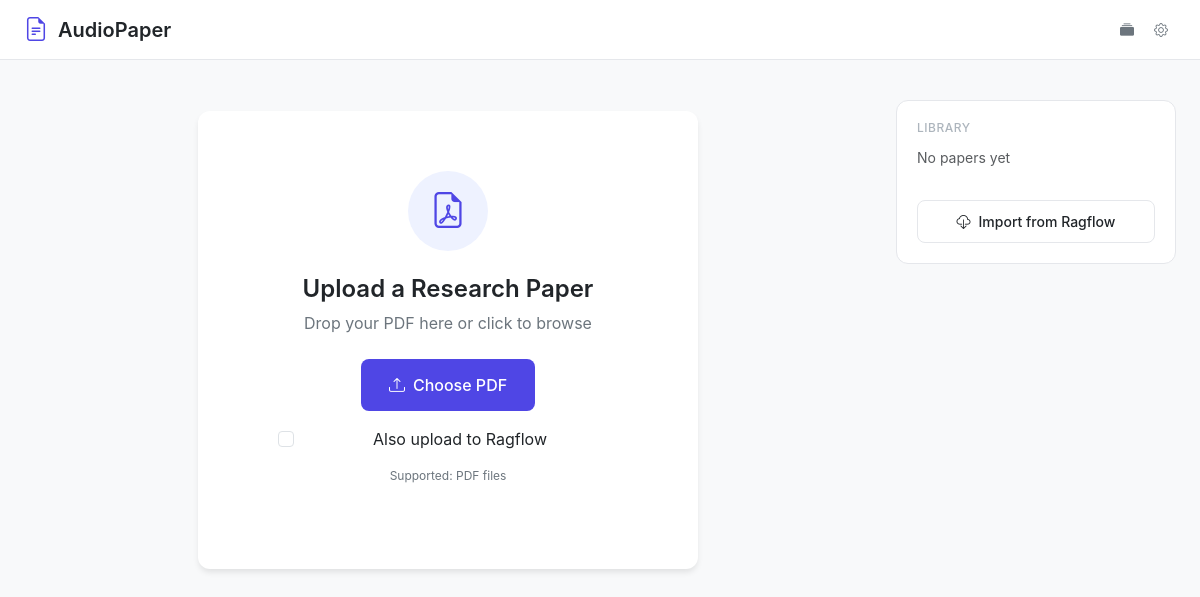
Before: / with the older database file.
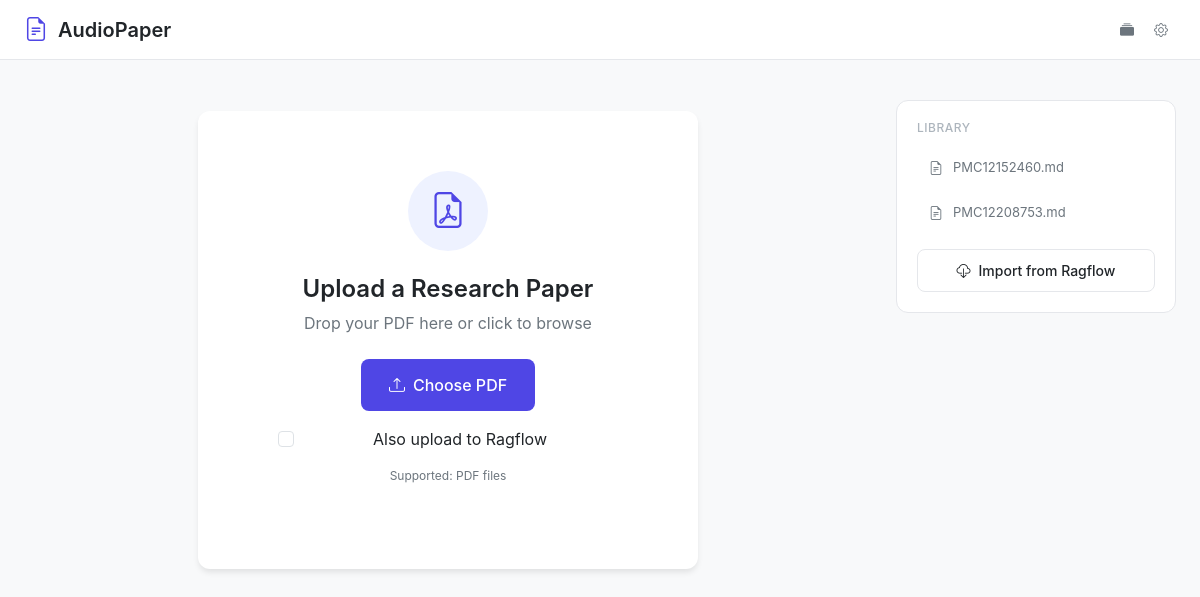
After: the same page with the newer database file.
### database.py (models this page shows, shortened)
class PDFFile(db.Model):
    id = db.Column(db.Integer, primary_key=True)
    filename = db.Column(db.String(100), unique=True, nullable=False)
    text = db.Column(db.Text, nullable=False)
    figures = db.Column(db.Text)
    captions = db.Column(db.Text)
    summary = db.Column(db.Text, nullable=True)
    transcript = db.Column(db.Text, nullable=True)
    chat_history = db.Column(db.Text, nullable=True)  # Store as JSON string
    folder_id = db.Column(db.Integer, db.ForeignKey('folder.id'), nullable=True)
    created_at = db.Column(db.DateTime, default=db.func.current_timestamp())
    updated_at = db.Column(db.DateTime, default=db.func.current_timestamp(), onupdate=db.func.current_timestamp())

### app.py (the view)
@app.route('/')
def index():
    file_id = request.args.get('file', type=int)
    task_id = request.args.get('task_id')  # For tracking auto-summary progress
    current_file = PDFFile.query.get(file_id) if file_id else None
    all_files = PDFFile.query.order_by(PDFFile.id.desc()).all()
    for file in all_files:
        mp3_filename = f"dialogue_{file.id}.mp3"
        mp3_filepath = os.path.join(app.config['GENERATED_AUDIO_FOLDER'], mp3_filename)
        file.audio_exists = os.path.exists(mp3_filepath)
    return render_template('index.html',
                          all_files=all_files,
                          current_file=current_file,
                          initial_task_id=task_id)

### templates/index.html (shortened to what this page needs)
<!DOCTYPE html>
<html lang="en">
<head>
    <link href="https://cdn.jsdelivr.net/npm/bootstrap@5.3.0/dist/css/bootstrap.min.css" rel="stylesheet">
    <link rel="stylesheet" href="https://cdn.jsdelivr.net/npm/bootstrap-icons@1.11.3/font/bootstrap-icons.min.css">
    <link rel="stylesheet" href="{{ url_for('static', filename='css/style.css') }}">
</head>
<body>
    <div class="app-container">
        <header class="app-header">
            <div class="header-content">
                <div class="logo">
                    <i class="bi bi-file-earmark-text"></i>
                    <span>AudioPaper</span>
                </div>
                <div class="header-actions">
                    <a href="{{ url_for('ragflow_browser') }}" class="btn btn-ghost" title="Ragflow Browser">
                        <i class="bi bi-collection-fill"></i>
                    </a>
                    <a href="{{ url_for('settings') }}" class="btn btn-ghost" title="Settings">
                        <i class="bi bi-gear"></i>
                    </a>
                </div>
            </div>
        </header>
        <main class="main-content">
            {% if not current_file %}
            <div class="workflow-container">
                <div class="upload-section">
                    <div class="upload-card">
                        <div class="upload-icon">
                            <i class="bi bi-file-earmark-pdf"></i>
                        </div>
                        <h2>Upload a Research Paper</h2>
                        <p>Drop your PDF here or click to browse</p>
                        <form action="/upload" method="post" enctype="multipart/form-data" id="upload-form">
                            <button type="button" class="btn btn-primary btn-lg" onclick="document.getElementById('file-input').click()">
                                <i class="bi bi-upload"></i>
                                Choose PDF
                            </button>
                            <div class="upload-options mt-3">
                                <div class="form-check">
                                    <input class="form-check-input" type="checkbox" id="upload_to_ragflow" name="upload_to_ragflow">
                                    <label class="form-check-label" for="upload_to_ragflow">
                                        Also upload to Ragflow
                                    </label>
                                </div>
                            </div>
                        </form>
                        <p class="upload-hint">Supported: PDF files</p>
                    </div>
                </div>
                <div class="library-sidebar">
                    <h4>Library</h4>
                    {% if all_files %}
                    <div class="library-list">
                        {% for file in all_files %}
                        <a href="/?file={{ file.id }}" class="library-item">
                            <i class="bi bi-file-earmark-text"></i>
                            <span>{{ file.filename[:25] }}{% if file.filename|length > 25 %}...{% endif %}</span>
                        </a>
                        {% endfor %}
                    </div>
                    {% else %}
                    <p class="text-muted small">No papers yet</p>
                    {% endif %}
                    <a href="{{ url_for('ragflow_browser') }}" class="btn btn-outline w-100 mt-3">
                        <i class="bi bi-cloud-download"></i>
                        Import from Ragflow
                    </a>
                </div>
            </div>
            {% endif %}
        </main>
    </div>
</body>
</html>

### static/css/style.css (style rules this page uses)
:root { --bg-primary: #f8f9fa; --bg-secondary: #ffffff; --bg-tertiary: #f1f3f5; --text-primary: #212529; --text-secondary: #6c757d; --text-muted: #adb5bd; --accent: #4f46e5; --accent-hover: #4338ca; --accent-light: #eef2ff; --success: #10b981; --success-light: #d1fae5; --border: #e5e7eb; --shadow-sm: 0 1px 2px rgba(0,0,0,0.05); --shadow-md: 0 4px 6px -1px rgba(0,0,0,0.1); --radius: 12px; --radius-sm: 8px; }
* { margin: 0; padding: 0; box-sizing: border-box; }
body { font-family: -apple-system, BlinkMacSystemFont, 'Segoe UI', Roboto, sans-serif; background: var(--bg-primary); color: var(--text-primary); min-height: 100vh; }
.app-container { display: flex; flex-direction: column; min-height: 100vh; }
.app-header { background: var(--bg-secondary); border-bottom: 1px solid var(--border); padding: 0 24px; height: 60px; display: flex; align-items: center; position: sticky; top: 0; z-index: 100; }
.header-content { width: 100%; max-width: 1400px; margin: 0 auto; display: flex; justify-content: space-between; align-items: center; }
.logo { display: flex; align-items: center; gap: 10px; font-size: 20px; font-weight: 600; color: var(--text-primary); }
.logo i { color: var(--accent); font-size: 24px; }
.btn { display: inline-flex; align-items: center; justify-content: center; gap: 8px; padding: 10px 20px; font-size: 14px; font-weight: 500; border-radius: var(--radius-sm); border: none; cursor: pointer; transition: all 0.2s; }
.btn-primary { background: var(--accent); color: white; }
.btn-outline { background: transparent; border: 1px solid var(--border); color: var(--text-primary); }
.btn-ghost { background: transparent; color: var(--text-secondary); padding: 8px; }
.btn-lg { padding: 14px 28px; font-size: 16px; }
.main-content { flex: 1; padding: 40px 24px; max-width: 1200px; margin: 0 auto; width: 100%; }
.upload-section { display: flex; justify-content: center; align-items: center; min-height: 60vh; }
.upload-card { background: var(--bg-secondary); border-radius: var(--radius); padding: 60px 80px; text-align: center; box-shadow: var(--shadow-md); max-width: 500px; width: 100%; }
.upload-icon { width: 80px; height: 80px; background: var(--accent-light); border-radius: 50%; display: flex; align-items: center; justify-content: center; margin: 0 auto 24px; }
.upload-icon i { font-size: 36px; color: var(--accent); }
.upload-card h2 { font-size: 24px; font-weight: 600; margin-bottom: 8px; }
.upload-card p { color: var(--text-secondary); margin-bottom: 24px; }
.upload-hint { font-size: 12px; color: var(--text-muted); margin-top: 16px; }
.workflow-container { display: grid; grid-template-columns: 1fr 280px; gap: 24px; }
.library-sidebar { background: var(--bg-secondary); border-radius: var(--radius); padding: 20px; border: 1px solid var(--border); height: fit-content; position: sticky; top: 84px; }
.library-sidebar h4 { font-size: 12px; text-transform: uppercase; color: var(--text-muted); letter-spacing: 0.5px; margin-bottom: 12px; }
.library-list { display: flex; flex-direction: column; gap: 4px; max-height: 400px; overflow-y: auto; }
.library-item { display: flex; align-items: center; gap: 10px; padding: 10px 12px; border-radius: var(--radius-sm); color: var(--text-secondary); text-decoration: none; font-size: 13px; transition: all 0.15s; }
.library-item i { font-size: 14px; }
.header-actions { display: flex; gap: 4px; }

Changed rows visible on the page:
added PDFFile: filename "PMC12152460.md"
added PDFFile: filename "PMC12208753.md"
Other visible differences:
text no longer shown: "No papers yet"
